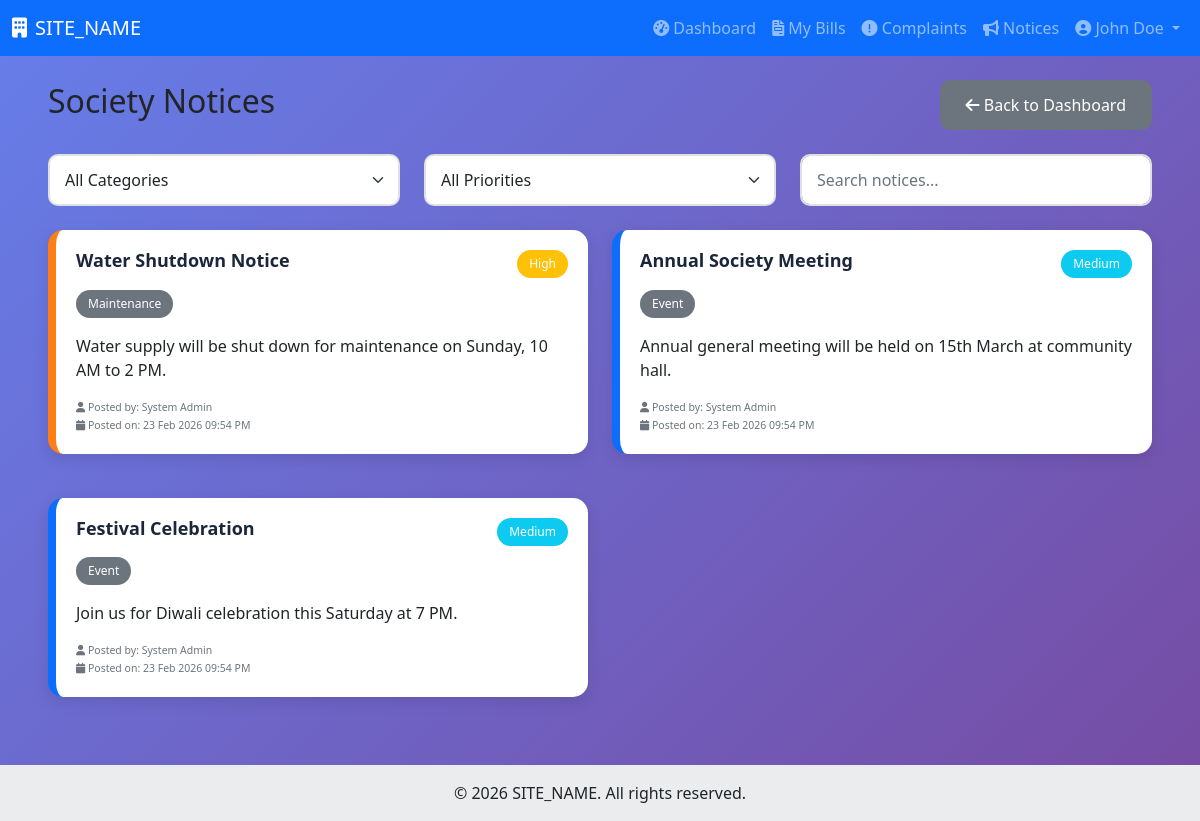
Screenshot of /resident/notices.php (signed in) with the database file from the repository.
### tables this page shows
CREATE TABLE notices (
    id INT PRIMARY KEY AUTO_INCREMENT,
    title VARCHAR(200) NOT NULL,
    content TEXT NOT NULL,
    category ENUM('general', 'maintenance', 'event', 'emergency') DEFAULT 'general',
    posted_by INT,
    posted_by_type ENUM('admin', 'resident') DEFAULT 'admin',
    attachments VARCHAR(255),
    priority ENUM('low', 'medium', 'high', 'urgent') DEFAULT 'medium',
    expires_at DATE,
    created_at TIMESTAMP DEFAULT CURRENT_TIMESTAMP,
    updated_at TIMESTAMP DEFAULT CURRENT_TIMESTAMP ON UPDATE CURRENT_TIMESTAMP,
    FOREIGN KEY (posted_by) REFERENCES admins(id) ON DELETE SET NULL
);

### resident/notices.php (the view, shortened to what this page needs)
<?php
require_once '../includes/config.php';
$notices = $conn->query("SELECT n.*, a.full_name as posted_by_name
                        FROM notices n
                        LEFT JOIN admins a ON n.posted_by = a.id
                        WHERE (n.expires_at IS NULL OR n.expires_at > NOW())
                        ORDER BY n.priority DESC, n.created_at DESC");
include '../includes/header.php';
?>
<div class="container-fluid px-4">
    <div class="d-flex justify-content-between align-items-center mb-4">
        <h2>Society Notices</h2>
        <a href="dashboard.php" class="btn btn-secondary">
            <i class="fas fa-arrow-left"></i> Back to Dashboard
        </a>
    </div>
    <div class="row mb-4">
        <div class="col-md-4">
            <select class="form-select" id="categoryFilter">
                <option value="all">All Categories</option>
            </select>
        </div>
        <div class="col-md-4">
            <select class="form-select" id="priorityFilter">
                <option value="all">All Priorities</option>
            </select>
        </div>
        <div class="col-md-4">
            <input type="text" class="form-control" id="searchInput" placeholder="Search notices...">
        </div>
    </div>
    <div class="row" id="noticesContainer">
        <?php if ($notices->num_rows > 0): ?>
            <?php while($notice = $notices->fetch_assoc()): ?>
                <div class="col-md-6 mb-4 notice-item"
                     data-category="<?php echo $notice['category']; ?>"
                     data-priority="<?php echo $notice['priority']; ?>"
                     data-title="<?php echo strtolower($notice['title']); ?>"
                     data-content="<?php echo strtolower($notice['content']); ?>">
                    <div class="notice-card" style="border-left-color: <?php
                        echo $notice['priority'] == 'urgent' ? '#dc3545' :
                            ($notice['priority'] == 'high' ? '#fd7e14' :
                            ($notice['priority'] == 'medium' ? '#0d6efd' : '#6c757d'));
                    ?>; border-left-width: 8px;">
                        <div class="d-flex justify-content-between align-items-start mb-2">
                            <h5 class="notice-title"><?php echo htmlspecialchars($notice['title']); ?></h5>
                            <span class="badge bg-<?php
                                echo $notice['priority'] == 'urgent' ? 'danger' :
                                    ($notice['priority'] == 'high' ? 'warning' :
                                    ($notice['priority'] == 'medium' ? 'info' : 'secondary'));
                            ?>">
                                <?php echo ucfirst($notice['priority']); ?>
                            </span>
                        </div>
                        <span class="badge bg-secondary mb-3"><?php echo ucfirst($notice['category']); ?></span>
                        <div class="notice-content">
                            <?php echo nl2br(htmlspecialchars($notice['content'])); ?>
                        </div>
                        <div class="notice-meta mt-3">
                            <small class="text-muted">
                                <i class="fas fa-user"></i> Posted by: <?php echo htmlspecialchars($notice['posted_by_name'] ?: 'Admin'); ?><br>
                                <i class="fas fa-calendar"></i> Posted on: <?php echo date('d M Y h:i A', strtotime($notice['created_at'])); ?>
                            </small>
                        </div>
                    </div>
                </div>
            <?php endwhile; ?>
        <?php endif; ?>
    </div>
</div>
<?php include '../includes/footer.php'; ?>

### assets/css/js/images/style.css (style rules this page uses)
:root { --primary-color: #4361ee; --secondary-color: #3f37c9; --success-color: #4cc9f0; --danger-color: #f72585; --warning-color: #f8961e; --info-color: #4895ef; --dark-color: #1b263b; --light-color: #f8f9fa; }
* { margin: 0; padding: 0; box-sizing: border-box; }
body { font-family: 'Segoe UI', Tahoma, Geneva, Verdana, sans-serif; background: linear-gradient(135deg, #667eea 0%, #764ba2 100%); min-height: 100vh; display: flex; flex-direction: column; }
.badge { padding: 8px 12px; border-radius: 30px; font-weight: 500; font-size: 12px; }
.form-control, .form-select { border: 2px solid #e0e0e0; border-radius: 10px; padding: 12px 15px; transition: all 0.3s; }
.btn { padding: 12px 25px; border-radius: 10px; font-weight: 500; transition: all 0.3s; }
.notice-card { background: white; border-radius: 15px; padding: 20px; margin-bottom: 20px; box-shadow: 0 5px 15px rgba(0,0,0,0.1); border-left: 5px solid var(--primary-color); transition: transform 0.3s; }
.notice-title { color: var(--dark-color); font-size: 18px; font-weight: 600; margin-bottom: 10px; }
.notice-meta { color: #666; font-size: 12px; margin-top: 10px; }

### rows the page displays
notices: title "Water Shutdown Notice", priority "High", category "Maintenance", content "Water supply will be shut down for maintenance on Sunday, 10 AM to 2 PM.", posted_by.full_name "System Admin", created_at "23 Feb 2026 09:54 PM"
notices: title "Annual Society Meeting", priority "Medium", category "Event", content "Annual general meeting will be held on 15th March at community hall.", posted_by.full_name "System Admin", created_at "23 Feb 2026 09:54 PM"
notices: title "Festival Celebration", priority "Medium", category "Event", content "Join us for Diwali celebration this Saturday at 7 PM.", posted_by.full_name "System Admin", created_at "23 Feb 2026 09:54 PM"

### other values shown
SITE_NAME "SITE_NAME"
$_SESSION['user_name'] "John Doe"
